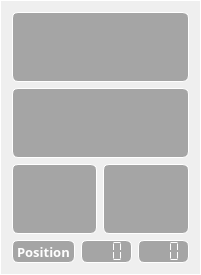
   <widget class="QGroupBox" name="groupBox_2">
    <property name="geometry">
     <rect>
      <x>620</x>
      <y>70</y>
      <width>201</width>
      <height>161</height>
     </rect>
    </property>
    <property name="font">
     <font>
      <family>Aharoni</family>
      <pointsize>10</pointsize>
      <weight>75</weight>
      <bold>true</bold>
     </font>
    </property>
    <property name="styleSheet">
     <string notr="true">border-width:1px;   
border-style:solid;
border-color: rgb(255,255,255);   
color: rgb(255, 255, 255);</string>
    </property>
    <property name="title">
     <string/>
    </property>
    <layout class="QGridLayout" name="gridLayout_2">
     <item row="0" column="0" colspan="2">
      <widget class="QTextBrowser" name="troopAPosition">
       <property name="font">
        <font>
         <family>Aharoni</family>
         <pointsize>10</pointsize>
         <weight>75</weight>
         <bold>true</bold>
        </font>
       </property>
       <property name="styleSheet">
        <string notr="true">border-radius:6px;
background-color: rgb(50, 50, 50, 100);
color: rgb(255, 255, 255);</string>
       </property>
      </widget>
     </item>
     <item row="1" column="0" colspan="2">
      <widget class="QTextBrowser" name="troopAState">
       <property name="font">
        <font>
         <family>Aharoni</family>
         <pointsize>10</pointsize>
         <weight>75</weight>
         <bold>true</bold>
        </font>
       </property>
       <property name="styleSheet">
        <string notr="true">border-radius:6px;
background-color: rgb(50, 50, 50, 100);
color: rgb(255, 255, 255);</string>
       </property>
      </widget>
     </item>
     <item row="2" column="0">
      <widget class="QTextBrowser" name="troopAProperty1">
       <property name="font">
        <font>
         <family>Aharoni</family>
         <pointsize>10</pointsize>
         <weight>75</weight>
         <bold>true</bold>
        </font>
       </property>
       <property name="styleSheet">
        <string notr="true">border-radius:6px;
background-color: rgb(50, 50, 50, 100);
color: rgb(255, 255, 255);</string>
       </property>
      </widget>
     </item>
     <item row="2" column="1">
      <widget class="QTextBrowser" name="troopAProperty2">
       <property name="font">
        <font>
         <family>Aharoni</family>
         <pointsize>10</pointsize>
         <weight>75</weight>
         <bold>true</bold>
        </font>
       </property>
       <property name="styleSheet">
        <string notr="true">border-radius:6px;
background-color: rgb(50, 50, 50, 100);
color: rgb(255, 255, 255);</string>
       </property>
      </widget>
     </item>
     <item row="3" column="0" colspan="2">
      <layout class="QHBoxLayout" name="horizontalLayout_3">
       <item>
        <widget class="QLabel" name="label_5">
         <property name="font">
          <font>
           <family>Aharoni</family>
           <pointsize>10</pointsize>
           <weight>75</weight>
           <bold>true</bold>
          </font>
         </property>
         <property name="styleSheet">
          <string notr="true">border-radius:6px;
background-color: rgb(50, 50, 50, 100);
color: rgb(255, 255, 255);</string>
         </property>
         <property name="text">
          <string>Position</string>
         </property>
        </widget>
       </item>
       <item>
        <widget class="QLCDNumber" name="troopAHeadCoordinateX">
         <property name="styleSheet">
          <string notr="true">border-radius:6px;
background-color: rgb(50, 50, 50, 100);
color: rgb(255, 255, 255);</string>
         </property>
         <property name="smallDecimalPoint">
          <bool>true</bool>
         </property>
         <property name="digitCount">
          <number>3</number>
         </property>
         <property name="segmentStyle">
          <enum>QLCDNumber::Flat</enum>
         </property>
         <property name="intValue" stdset="0">
          <number>0</number>
         </property>
        </widget>
       </item>
       <item>
        <widget class="QLCDNumber" name="troopAHeadCoordinateY">
         <property name="styleSheet">
          <string notr="true">border-radius:6px;
background-color: rgb(50, 50, 50, 100);
color: rgb(255, 255, 255);</string>
         </property>
         <property name="smallDecimalPoint">
          <bool>true</bool>
         </property>
         <property name="digitCount">
          <number>3</number>
         </property>
         <property name="segmentStyle">
          <enum>QLCDNumber::Flat</enum>
         </property>
         <property name="intValue" stdset="0">
          <number>0</number>
         </property>
        </widget>
       </item>
      </layout>
     </item>
    </layout>
   </widget>
